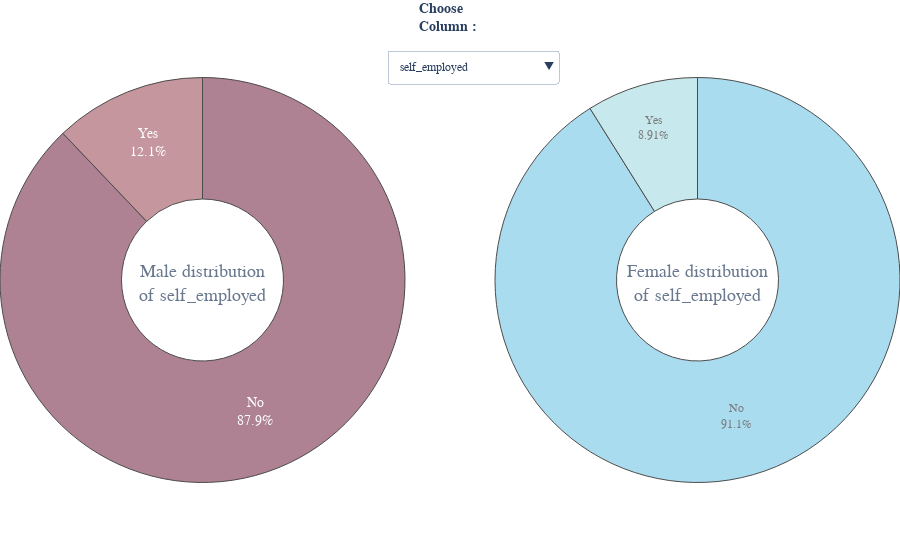

The notebook cell saved with this chart:
### Code cell
buttons = []
i = 0
vis = [False] * 21
for col in male.columns:
    vis[i] = True
    buttons.append({'label' : col,
             'method' : 'update',
             'args'   : [{'visible' : vis},
             {'title'  : col}] })
    i+=1
    vis = [False] * 21
fig = make_subplots(rows=1, cols=2,
                    specs=[[{'type':'domain'}, {'type':'domain'}]])

for col in male.columns:
    fig.add_trace(go.Pie(
             values = male[col].value_counts(),
             labels = male[col].value_counts().index,
             title = dict(text = 'Male distribution<br>of {}'.format(col),
                          font = dict(size=18, family = 'Times New Roman'),
                          ),
             hole = 0.4,
             hoverinfo='label+percent',),1,1)
for col in female.columns:
    fig.add_trace(go.Pie(
             values = female[col].value_counts(),
             labels = female[col].value_counts().index,
             title = dict(text = 'Female distribution<br>of {}'.format(col),
                          font = dict(size=18, family = 'Times New Roman'),
                          ),
             hole = 0.4,
             hoverinfo='label+percent',),1,2)
fig.update_traces(hoverinfo='label+percent',
                  textinfo='label+percent',
                  textfont_size=14,
                  opacity = 0.7,
                  showlegend = False,
                  marker = dict(colors = sns.color_palette(palette1).as_hex(),
                              line=dict(color='#000000', width=1)))
fig.update_traces(row=1, col=2, hoverinfo='label+percent',
                  textinfo='label+percent',
                  textfont_size=12,
                  opacity = 0.7,
                  showlegend = False,
                  marker = dict(colors = sns.color_palette(palette).as_hex(),
                              line=dict(color='#000000', width=1)))
fig.update_layout(margin=dict(t=0, b=0, l=0, r=0),
                  font_family   = 'Times New Roman',
                  updatemenus = [dict(
                        type = 'dropdown',
                        x = 0.62,
                        y = 0.91,
                        showactive = True,
                        active = 0,
                        buttons = buttons)],
                 annotations=[
                             dict(text = "<b>Choose<br>Column<b> : ",
                                  font = dict(size = 14),
                             showarrow=False,
                             x = 0.5, y = 1, yref = "paper", align = "left")])
for i in range(1,42):
    fig.data[i].visible = False
fig.data[21].visible = True
fig.show()

### Figure 1 — Plotly figure (JSON) as saved in the notebook; plotly's stock layout.template omitted (floating-point values rounded to 4 significant figures)
{"data": [{"domain": {"x": [0.0, 0.45], "y": [0.0, 1.0]}, "hole": 0.4, "hoverinfo": "label+percent", "labels": ["No", "Yes"], "marker": {"colors": ["#8d4c66", "#ad6b75", "#ffb6c1", "#f0b2b2", "#c1f8d8", "#d8bfd8", "#e0b0ff", "#ffb6c1", "#f0b2b2", "#f8d8c1", "#fffacd", "#d2b48c", "#d6b39f", "#c48d86"], "line": {"color": "#000000", "width": 1}}, "opacity": 0.7, "showlegend": false, "textfont": {"size": 14}, "textinfo": "label+percent", "title": {"font": {"family": "Times New Roman", "size": 18}, "text": "Male distribution<br>of self_employed"}, "type": "pie", "values": [871, 120]}, {"domain": {"x": [0.0, 0.45], "y": [0.0, 1.0]}, "hole": 0.4, "hoverinfo": "label+percent", "labels": ["No", "Yes"], "marker": {"colors": ["#8d4c66", "#ad6b75", "#ffb6c1", "#f0b2b2", "#c1f8d8", "#d8bfd8", "#e0b0ff", "#ffb6c1", "#f0b2b2", "#f8d8c1", "#fffacd", "#d2b48c", "#d6b39f", "#c48d86"], "line": {"color": "#000000", "width": 1}}, "opacity": 0.7, "showlegend": false, "textfont": {"size": 14}, "textinfo": "label+percent", "title": {"font": {"family": "Times New Roman", "size": 18}, "text": "Male distribution<br>of family_history"}, "type": "pie", "values": [643, 348], "visible": false}, {"domain": {"x": [0.0, 0.45], "y": [0.0, 1.0]}, "hole": 0.4, "hoverinfo": "label+percent", "labels": ["No", "Yes"], "marker": {"colors": ["#8d4c66", "#ad6b75", "#ffb6c1", "#f0b2b2", "#c1f8d8", "#d8bfd8", "#e0b0ff", "#ffb6c1", "#f0b2b2", "#f8d8c1", "#fffacd", "#d2b48c", "#d6b39f", "#c48d86"], "line": {"color": "#000000", "width": 1}}, "opacity": 0.7, "showlegend": false, "textfont": {"size": 14}, "textinfo": "label+percent", "title": {"font": {"family": "Times New Roman", "size": 18}, "text": "Male distribution<br>of treatment"}, "type": "pie", "values": [541, 450], "visible": false}, {"domain": {"x": [0.0, 0.45], "y": [0.0, 1.0]}, "hole": 0.4, "hoverinfo": "label+percent", "labels": ["Sometimes", "Never", "Rarely", "Often"], "marker": {"colors": ["#8d4c66", "#ad6b75", "#ffb6c1", "#f0b2b2", "#c1f8d8", "#d8bfd8", "#e0b0ff", "#ffb6c1", "#f0b2b2", "#f8d8c1", "#fffacd", "#d2b48c", "#d6b39f", "#c48d86"], "line": {"color": "#000000", "width": 1}}, "opacity": 0.7, "showlegend": false, "textfont": {"size": 14}, "textinfo": "label+percent", "title": {"font": {"family": "Times New Roman", "size": 18}, "text": "Male distribution<br>of work_interfere"}, "type": "pie", "values": [459, 225, 161, 146], "visible": false}, {"domain": {"x": [0.0, 0.45], "y": [0.0, 1.0]}, "hole": 0.4, "hoverinfo": "label+percent", "labels": ["6-25", "26-100", "More than 1000", "1-5", "100-500", "500-1000"], "marker": {"colors": ["#8d4c66", "#ad6b75", "#ffb6c1", "#f0b2b2", "#c1f8d8", "#d8bfd8", "#e0b0ff", "#ffb6c1", "#f0b2b2", "#f8d8c1", "#fffacd", "#d2b48c", "#d6b39f", "#c48d86"], "line": {"color": "#000000", "width": 1}}, "opacity": 0.7, "showlegend": false, "textfont": {"size": 14}, "textinfo": "label+percent", "title": {"font": {"family": "Times New Roman", "size": 18}, "text": "Male distribution<br>of no_employees"}, "type": "pie", "values": [249, 230, 217, 129, 128, 38], "visible": false}, {"domain": {"x": [0.0, 0.45], "y": [0.0, 1.0]}, "hole": 0.4, "hoverinfo": "label+percent", "labels": ["No", "Yes"], "marker": {"colors": ["#8d4c66", "#ad6b75", "#ffb6c1", "#f0b2b2", "#c1f8d8", "#d8bfd8", "#e0b0ff", "#ffb6c1", "#f0b2b2", "#f8d8c1", "#fffacd", "#d2b48c", "#d6b39f", "#c48d86"], "line": {"color": "#000000", "width": 1}}, "opacity": 0.7, "showlegend": false, "textfont": {"size": 14}, "textinfo": "label+percent", "title": {"font": {"family": "Times New Roman", "size": 18}, "text": "Male distribution<br>of remote_work"}, "type": "pie", "values": [693, 298], "visible": false}, {"domain": {"x": [0.0, 0.45], "y": [0.0, 1.0]}, "hole": 0.4, "hoverinfo": "label+percent", "labels": ["Yes", "No"], "marker": {"colors": ["#8d4c66", "#ad6b75", "#ffb6c1", "#f0b2b2", "#c1f8d8", "#d8bfd8", "#e0b0ff", "#ffb6c1", "#f0b2b2", "#f8d8c1", "#fffacd", "#d2b48c", "#d6b39f", "#c48d86"], "line": {"color": "#000000", "width": 1}}, "opacity": 0.7, "showlegend": false, "textfont": {"size": 14}, "textinfo": "label+percent", "title": {"font": {"family": "Times New Roman", "size": 18}, "text": "Male distribution<br>of tech_company"}, "type": "pie", "values": [827, 164], "visible": false}, {"domain": {"x": [0.0, 0.45], "y": [0.0, 1.0]}, "hole": 0.4, "hoverinfo": "label+percent", "labels": ["Yes", "Don't know", "No"], "marker": {"colors": ["#8d4c66", "#ad6b75", "#ffb6c1", "#f0b2b2", "#c1f8d8", "#d8bfd8", "#e0b0ff", "#ffb6c1", "#f0b2b2", "#f8d8c1", "#fffacd", "#d2b48c", "#d6b39f", "#c48d86"], "line": {"color": "#000000", "width": 1}}, "opacity": 0.7, "showlegend": false, "textfont": {"size": 14}, "textinfo": "label+percent", "title": {"font": {"family": "Times New Roman", "size": 18}, "text": "Male distribution<br>of benefits"}, "type": "pie", "values": [339, 332, 320], "visible": false}, {"domain": {"x": [0.0, 0.45], "y": [0.0, 1.0]}, "hole": 0.4, "hoverinfo": "label+percent", "labels": ["No", "Yes", "Not sure"], "marker": {"colors": ["#8d4c66", "#ad6b75", "#ffb6c1", "#f0b2b2", "#c1f8d8", "#d8bfd8", "#e0b0ff", "#ffb6c1", "#f0b2b2", "#f8d8c1", "#fffacd", "#d2b48c", "#d6b39f", "#c48d86"], "line": {"color": "#000000", "width": 1}}, "opacity": 0.7, "showlegend": false, "textfont": {"size": 14}, "textinfo": "label+percent", "title": {"font": {"family": "Times New Roman", "size": 18}, "text": "Male distribution<br>of care_options"}, "type": "pie", "values": [426, 322, 243], "visible": false}, {"domain": {"x": [0.0, 0.45], "y": [0.0, 1.0]}, "hole": 0.4, "hoverinfo": "label+percent", "labels": ["No", "Yes", "Don't know"], "marker": {"colors": ["#8d4c66", "#ad6b75", "#ffb6c1", "#f0b2b2", "#c1f8d8", "#d8bfd8", "#e0b0ff", "#ffb6c1", "#f0b2b2", "#f8d8c1", "#fffacd", "#d2b48c", "#d6b39f", "#c48d86"], "line": {"color": "#000000", "width": 1}}, "opacity": 0.7, "showlegend": false, "textfont": {"size": 14}, "textinfo": "label+percent", "title": {"font": {"family": "Times New Roman", "size": 18}, "text": "Male distribution<br>of wellness_program"}, "type": "pie", "values": [678, 168, 145], "visible": false}, {"domain": {"x": [0.0, 0.45], "y": [0.0, 1.0]}, "hole": 0.4, "hoverinfo": "label+percent", "labels": ["No", "Don't know", "Yes"], "marker": {"colors": ["#8d4c66", "#ad6b75", "#ffb6c1", "#f0b2b2", "#c1f8d8", "#d8bfd8", "#e0b0ff", "#ffb6c1", "#f0b2b2", "#f8d8c1", "#fffacd", "#d2b48c", "#d6b39f", "#c48d86"], "line": {"color": "#000000", "width": 1}}, "opacity": 0.7, "showlegend": false, "textfont": {"size": 14}, "textinfo": "label+percent", "title": {"font": {"family": "Times New Roman", "size": 18}, "text": "Male distribution<br>of seek_help"}, "type": "pie", "values": [518, 285, 188], "visible": false}, {"domain": {"x": [0.0, 0.45], "y": [0.0, 1.0]}, "hole": 0.4, "hoverinfo": "label+percent", "labels": ["Don't know", "Yes", "No"], "marker": {"colors": ["#8d4c66", "#ad6b75", "#ffb6c1", "#f0b2b2", "#c1f8d8", "#d8bfd8", "#e0b0ff", "#ffb6c1", "#f0b2b2", "#f8d8c1", "#fffacd", "#d2b48c", "#d6b39f", "#c48d86"], "line": {"color": "#000000", "width": 1}}, "opacity": 0.7, "showlegend": false, "textfont": {"size": 14}, "textinfo": "label+percent", "title": {"font": {"family": "Times New Roman", "size": 18}, "text": "Male distribution<br>of anonymity"}, "type": "pie", "values": [655, 288, 48], "visible": false}, {"domain": {"x": [0.0, 0.45], "y": [0.0, 1.0]}, "hole": 0.4, "hoverinfo": "label+percent", "labels": ["Don't know", "Somewhat easy", "Very easy", "Somewhat difficult", "Very difficult"], "marker": {"colors": ["#8d4c66", "#ad6b75", "#ffb6c1", "#f0b2b2", "#c1f8d8", "#d8bfd8", "#e0b0ff", "#ffb6c1", "#f0b2b2", "#f8d8c1", "#fffacd", "#d2b48c", "#d6b39f", "#c48d86"], "line": {"color": "#000000", "width": 1}}, "opacity": 0.7, "showlegend": false, "textfont": {"size": 14}, "textinfo": "label+percent", "title": {"font": {"family": "Times New Roman", "size": 18}, "text": "Male distribution<br>of leave"}, "type": "pie", "values": [442, 207, 173, 93, 76], "visible": false}, {"domain": {"x": [0.0, 0.45], "y": [0.0, 1.0]}, "hole": 0.4, "hoverinfo": "label+percent", "labels": ["No", "Maybe", "Yes"], "marker": {"colors": ["#8d4c66", "#ad6b75", "#ffb6c1", "#f0b2b2", "#c1f8d8", "#d8bfd8", "#e0b0ff", "#ffb6c1", "#f0b2b2", "#f8d8c1", "#fffacd", "#d2b48c", "#d6b39f", "#c48d86"], "line": {"color": "#000000", "width": 1}}, "opacity": 0.7, "showlegend": false, "textfont": {"size": 14}, "textinfo": "label+percent", "title": {"font": {"family": "Times New Roman", "size": 18}, "text": "Male distribution<br>of mental_health_consequence"}, "type": "pie", "values": [413, 364, 214], "visible": false}, {"domain": {"x": [0.0, 0.45], "y": [0.0, 1.0]}, "hole": 0.4, "hoverinfo": "label+percent", "labels": ["No", "Maybe", "Yes"], "marker": {"colors": ["#8d4c66", "#ad6b75", "#ffb6c1", "#f0b2b2", "#c1f8d8", "#d8bfd8", "#e0b0ff", "#ffb6c1", "#f0b2b2", "#f8d8c1", "#fffacd", "#d2b48c", "#d6b39f", "#c48d86"], "line": {"color": "#000000", "width": 1}}, "opacity": 0.7, "showlegend": false, "textfont": {"size": 14}, "textinfo": "label+percent", "title": {"font": {"family": "Times New Roman", "size": 18}, "text": "Male distribution<br>of phys_health_consequence"}, "type": "pie", "values": [751, 199, 41], "visible": false}, {"domain": {"x": [0.0, 0.45], "y": [0.0, 1.0]}, "hole": 0.4, "hoverinfo": "label+percent", "labels": ["Some of them", "No", "Yes"], "marker": {"colors": ["#8d4c66", "#ad6b75", "#ffb6c1", "#f0b2b2", "#c1f8d8", "#d8bfd8", "#e0b0ff", "#ffb6c1", "#f0b2b2", "#f8d8c1", "#fffacd", "#d2b48c", "#d6b39f", "#c48d86"], "line": {"color": "#000000", "width": 1}}, "opacity": 0.7, "showlegend": false, "textfont": {"size": 14}, "textinfo": "label+percent", "title": {"font": {"family": "Times New Roman", "size": 18}, "text": "Male distribution<br>of coworkers"}, "type": "pie", "values": [609, 197, 185], "visible": false}, {"domain": {"x": [0.0, 0.45], "y": [0.0, 1.0]}, "hole": 0.4, "hoverinfo": "label+percent", "labels": ["Yes", "No", "Some of them"], "marker": {"colors": ["#8d4c66", "#ad6b75", "#ffb6c1", "#f0b2b2", "#c1f8d8", "#d8bfd8", "#e0b0ff", "#ffb6c1", "#f0b2b2", "#f8d8c1", "#fffacd", "#d2b48c", "#d6b39f", "#c48d86"], "line": {"color": "#000000", "width": 1}}, "opacity": 0.7, "showlegend": false, "textfont": {"size": 14}, "textinfo": "label+percent", "title": {"font": {"family": "Times New Roman", "size": 18}, "text": "Male distribution<br>of supervisor"}, "type": "pie", "values": [434, 301, 256], "visible": false}, {"domain": {"x": [0.0, 0.45], "y": [0.0, 1.0]}, "hole": 0.4, "hoverinfo": "label+percent", "labels": ["No", "Maybe", "Yes"], "marker": {"colors": ["#8d4c66", "#ad6b75", "#ffb6c1", "#f0b2b2", "#c1f8d8", "#d8bfd8", "#e0b0ff", "#ffb6c1", "#f0b2b2", "#f8d8c1", "#fffacd", "#d2b48c", "#d6b39f", "#c48d86"], "line": {"color": "#000000", "width": 1}}, "opacity": 0.7, "showlegend": false, "textfont": {"size": 14}, "textinfo": "label+percent", "title": {"font": {"family": "Times New Roman", "size": 18}, "text": "Male distribution<br>of mental_health_interview"}, "type": "pie", "values": [771, 184, 36], "visible": false}, {"domain": {"x": [0.0, 0.45], "y": [0.0, 1.0]}, "hole": 0.4, "hoverinfo": "label+percent", "labels": ["Maybe", "No", "Yes"], "marker": {"colors": ["#8d4c66", "#ad6b75", "#ffb6c1", "#f0b2b2", "#c1f8d8", "#d8bfd8", "#e0b0ff", "#ffb6c1", "#f0b2b2", "#f8d8c1", "#fffacd", "#d2b48c", "#d6b39f", "#c48d86"], "line": {"color": "#000000", "width": 1}}, "opacity": 0.7, "showlegend": false, "textfont": {"size": 14}, "textinfo": "label+percent", "title": {"font": {"family": "Times New Roman", "size": 18}, "text": "Male distribution<br>of phys_health_interview"}, "type": "pie", "values": [459, 361, 171], "visible": false}, {"domain": {"x": [0.0, 0.45], "y": [0.0, 1.0]}, "hole": 0.4, "hoverinfo": "label+percent", "labels": ["Don't know", "No", "Yes"], "marker": {"colors": ["#8d4c66", "#ad6b75", "#ffb6c1", "#f0b2b2", "#c1f8d8", "#d8bfd8", "#e0b0ff", "#ffb6c1", "#f0b2b2", "#f8d8c1", "#fffacd", "#d2b48c", "#d6b39f", "#c48d86"], "line": {"color": "#000000", "width": 1}}, "opacity": 0.7, "showlegend": false, "textfont": {"size": 14}, "textinfo": "label+percent", "title": {"font": {"family": "Times New Roman", "size": 18}, "text": "Male distribution<br>of mental_vs_physical"}, "type": "pie", "values": [464, 265, 262], "visible": false}, {"domain": {"x": [0.0, 0.45], "y": [0.0, 1.0]}, "hole": 0.4, "hoverinfo": "label+percent", "labels": ["No", "Yes"], "marker": {"colors": ["#8d4c66", "#ad6b75", "#ffb6c1", "#f0b2b2", "#c1f8d8", "#d8bfd8", "#e0b0ff", "#ffb6c1", "#f0b2b2", "#f8d8c1", "#fffacd", "#d2b48c", "#d6b39f", "#c48d86"], "line": {"color": "#000000", "width": 1}}, "opacity": 0.7, "showlegend": false, "textfont": {"size": 14}, "textinfo": "label+percent", "title": {"font": {"family": "Times New Roman", "size": 18}, "text": "Male distribution<br>of obs_consequence"}, "type": "pie", "values": [862, 129], "visible": false}, {"domain": {"x": [0.55, 1.0], "y": [0.0, 1.0]}, "hole": 0.4, "hoverinfo": "label+percent", "labels": ["No", "Yes"], "marker": {"colors": ["#87ceeb", "#b0e0e6", "#c1f8c1", "#c1f8d8", "#d8bfd8", "#8d4c66", "#ffb6c1", "#f0b2b2", "#f8d8c1", "#fffacd", "#d2b48c", "#d6b39f", "#c48d86", "#ad6b75"], "line": {"color": "#000000", "width": 1}}, "opacity": 0.7, "showlegend": false, "textfont": {"size": 12}, "textinfo": "label+percent", "title": {"font": {"family": "Times New Roman", "size": 18}, "text": "Female distribution<br>of self_employed"}, "type": "pie", "values": [225, 22], "visible": true}, {"domain": {"x": [0.55, 1.0], "y": [0.0, 1.0]}, "hole": 0.4, "hoverinfo": "label+percent", "labels": ["Yes", "No"], "marker": {"colors": ["#87ceeb", "#b0e0e6", "#c1f8c1", "#c1f8d8", "#d8bfd8", "#8d4c66", "#ffb6c1", "#f0b2b2", "#f8d8c1", "#fffacd", "#d2b48c", "#d6b39f", "#c48d86", "#ad6b75"], "line": {"color": "#000000", "width": 1}}, "opacity": 0.7, "showlegend": false, "textfont": {"size": 12}, "textinfo": "label+percent", "title": {"font": {"family": "Times New Roman", "size": 18}, "text": "Female distribution<br>of family_history"}, "type": "pie", "values": [132, 115], "visible": false}, {"domain": {"x": [0.55, 1.0], "y": [0.0, 1.0]}, "hole": 0.4, "hoverinfo": "label+percent", "labels": ["Yes", "No"], "marker": {"colors": ["#87ceeb", "#b0e0e6", "#c1f8c1", "#c1f8d8", "#d8bfd8", "#8d4c66", "#ffb6c1", "#f0b2b2", "#f8d8c1", "#fffacd", "#d2b48c", "#d6b39f", "#c48d86", "#ad6b75"], "line": {"color": "#000000", "width": 1}}, "opacity": 0.7, "showlegend": false, "textfont": {"size": 12}, "textinfo": "label+percent", "title": {"font": {"family": "Times New Roman", "size": 18}, "text": "Female distribution<br>of treatment"}, "type": "pie", "values": [170, 77], "visible": false}, {"domain": {"x": [0.55, 1.0], "y": [0.0, 1.0]}, "hole": 0.4, "hoverinfo": "label+percent", "labels": ["Sometimes", "Rarely", "Often", "Never"], "marker": {"colors": ["#87ceeb", "#b0e0e6", "#c1f8c1", "#c1f8d8", "#d8bfd8", "#8d4c66", "#ffb6c1", "#f0b2b2", "#f8d8c1", "#fffacd", "#d2b48c", "#d6b39f", "#c48d86", "#ad6b75"], "line": {"color": "#000000", "width": 1}}, "opacity": 0.7, "showlegend": false, "textfont": {"size": 12}, "textinfo": "label+percent", "title": {"font": {"family": "Times New Roman", "size": 18}, "text": "Female distribution<br>of work_interfere"}, "type": "pie", "values": [122, 55, 40, 30], "visible": false}, {"domain": {"x": [0.55, 1.0], "y": [0.0, 1.0]}, "hole": 0.4, "hoverinfo": "label+percent", "labels": ["More than 1000", "26-100", "100-500", "6-25", "1-5", "500-1000"], "marker": {"colors": ["#87ceeb", "#b0e0e6", "#c1f8c1", "#c1f8d8", "#d8bfd8", "#8d4c66", "#ffb6c1", "#f0b2b2", "#f8d8c1", "#fffacd", "#d2b48c", "#d6b39f", "#c48d86", "#ad6b75"], "line": {"color": "#000000", "width": 1}}, "opacity": 0.7, "showlegend": false, "textfont": {"size": 12}, "textinfo": "label+percent", "title": {"font": {"family": "Times New Roman", "size": 18}, "text": "Female distribution<br>of no_employees"}, "type": "pie", "values": [59, 53, 45, 39, 29, 22], "visible": false}, {"domain": {"x": [0.55, 1.0], "y": [0.0, 1.0]}, "hole": 0.4, "hoverinfo": "label+percent", "labels": ["No", "Yes"], "marker": {"colors": ["#87ceeb", "#b0e0e6", "#c1f8c1", "#c1f8d8", "#d8bfd8", "#8d4c66", "#ffb6c1", "#f0b2b2", "#f8d8c1", "#fffacd", "#d2b48c", "#d6b39f", "#c48d86", "#ad6b75"], "line": {"color": "#000000", "width": 1}}, "opacity": 0.7, "showlegend": false, "textfont": {"size": 12}, "textinfo": "label+percent", "title": {"font": {"family": "Times New Roman", "size": 18}, "text": "Female distribution<br>of remote_work"}, "type": "pie", "values": [175, 72], "visible": false}, {"domain": {"x": [0.55, 1.0], "y": [0.0, 1.0]}, "hole": 0.4, "hoverinfo": "label+percent", "labels": ["Yes", "No"], "marker": {"colors": ["#87ceeb", "#b0e0e6", "#c1f8c1", "#c1f8d8", "#d8bfd8", "#8d4c66", "#ffb6c1", "#f0b2b2", "#f8d8c1", "#fffacd", "#d2b48c", "#d6b39f", "#c48d86", "#ad6b75"], "line": {"color": "#000000", "width": 1}}, "opacity": 0.7, "showlegend": false, "textfont": {"size": 12}, "textinfo": "label+percent", "title": {"font": {"family": "Times New Roman", "size": 18}, "text": "Female distribution<br>of tech_company"}, "type": "pie", "values": [188, 59], "visible": false}, {"domain": {"x": [0.55, 1.0], "y": [0.0, 1.0]}, "hole": 0.4, "hoverinfo": "label+percent", "labels": ["Yes", "Don't know", "No"], "marker": {"colors": ["#87ceeb", "#b0e0e6", "#c1f8c1", "#c1f8d8", "#d8bfd8", "#8d4c66", "#ffb6c1", "#f0b2b2", "#f8d8c1", "#fffacd", "#d2b48c", "#d6b39f", "#c48d86", "#ad6b75"], "line": {"color": "#000000", "width": 1}}, "opacity": 0.7, "showlegend": false, "textfont": {"size": 12}, "textinfo": "label+percent", "title": {"font": {"family": "Times New Roman", "size": 18}, "text": "Female distribution<br>of benefits"}, "type": "pie", "values": [128, 71, 48], "visible": false}, {"domain": {"x": [0.55, 1.0], "y": [0.0, 1.0]}, "hole": 0.4, "hoverinfo": "label+percent", "labels": ["Yes", "No", "Not sure"], "marker": {"colors": ["#87ceeb", "#b0e0e6", "#c1f8c1", "#c1f8d8", "#d8bfd8", "#8d4c66", "#ffb6c1", "#f0b2b2", "#f8d8c1", "#fffacd", "#d2b48c", "#d6b39f", "#c48d86", "#ad6b75"], "line": {"color": "#000000", "width": 1}}, "opacity": 0.7, "showlegend": false, "textfont": {"size": 12}, "textinfo": "label+percent", "title": {"font": {"family": "Times New Roman", "size": 18}, "text": "Female distribution<br>of care_options"}, "type": "pie", "values": [109, 72, 66], "visible": false}, {"domain": {"x": [0.55, 1.0], "y": [0.0, 1.0]}, "hole": 0.4, "hoverinfo": "label+percent", "labels": ["No", "Yes", "Don't know"], "marker": {"colors": ["#87ceeb", "#b0e0e6", "#c1f8c1", "#c1f8d8", "#d8bfd8", "#8d4c66", "#ffb6c1", "#f0b2b2", "#f8d8c1", "#fffacd", "#d2b48c", "#d6b39f", "#c48d86", "#ad6b75"], "line": {"color": "#000000", "width": 1}}, "opacity": 0.7, "showlegend": false, "textfont": {"size": 12}, "textinfo": "label+percent", "title": {"font": {"family": "Times New Roman", "size": 18}, "text": "Female distribution<br>of wellness_program"}, "type": "pie", "values": [151, 54, 42], "visible": false}, {"domain": {"x": [0.55, 1.0], "y": [0.0, 1.0]}, "hole": 0.4, "hoverinfo": "label+percent", "labels": ["No", "Don't know", "Yes"], "marker": {"colors": ["#87ceeb", "#b0e0e6", "#c1f8c1", "#c1f8d8", "#d8bfd8", "#8d4c66", "#ffb6c1", "#f0b2b2", "#f8d8c1", "#fffacd", "#d2b48c", "#d6b39f", "#c48d86", "#ad6b75"], "line": {"color": "#000000", "width": 1}}, "opacity": 0.7, "showlegend": false, "textfont": {"size": 12}, "textinfo": "label+percent", "title": {"font": {"family": "Times New Roman", "size": 18}, "text": "Female distribution<br>of seek_help"}, "type": "pie", "values": [115, 75, 57], "visible": false}, {"domain": {"x": [0.55, 1.0], "y": [0.0, 1.0]}, "hole": 0.4, "hoverinfo": "label+percent", "labels": ["Don't know", "Yes", "No"], "marker": {"colors": ["#87ceeb", "#b0e0e6", "#c1f8c1", "#c1f8d8", "#d8bfd8", "#8d4c66", "#ffb6c1", "#f0b2b2", "#f8d8c1", "#fffacd", "#d2b48c", "#d6b39f", "#c48d86", "#ad6b75"], "line": {"color": "#000000", "width": 1}}, "opacity": 0.7, "showlegend": false, "textfont": {"size": 12}, "textinfo": "label+percent", "title": {"font": {"family": "Times New Roman", "size": 18}, "text": "Female distribution<br>of anonymity"}, "type": "pie", "values": [153, 78, 16], "visible": false}, {"domain": {"x": [0.55, 1.0], "y": [0.0, 1.0]}, "hole": 0.4, "hoverinfo": "label+percent", "labels": ["Don't know", "Somewhat easy", "Very easy", "Somewhat difficult", "Very difficult"], "marker": {"colors": ["#87ceeb", "#b0e0e6", "#c1f8c1", "#c1f8d8", "#d8bfd8", "#8d4c66", "#ffb6c1", "#f0b2b2", "#f8d8c1", "#fffacd", "#d2b48c", "#d6b39f", "#c48d86", "#ad6b75"], "line": {"color": "#000000", "width": 1}}, "opacity": 0.7, "showlegend": false, "textfont": {"size": 12}, "textinfo": "label+percent", "title": {"font": {"family": "Times New Roman", "size": 18}, "text": "Female distribution<br>of leave"}, "type": "pie", "values": [115, 56, 30, 27, 19], "visible": false}, {"domain": {"x": [0.55, 1.0], "y": [0.0, 1.0]}, "hole": 0.4, "hoverinfo": "label+percent", "labels": ["Maybe", "No", "Yes"], "marker": {"colors": ["#87ceeb", "#b0e0e6", "#c1f8c1", "#c1f8d8", "#d8bfd8", "#8d4c66", "#ffb6c1", "#f0b2b2", "#f8d8c1", "#fffacd", "#d2b48c", "#d6b39f", "#c48d86", "#ad6b75"], "line": {"color": "#000000", "width": 1}}, "opacity": 0.7, "showlegend": false, "textfont": {"size": 12}, "textinfo": "label+percent", "title": {"font": {"family": "Times New Roman", "size": 18}, "text": "Female distribution<br>of mental_health_consequence"}, "type": "pie", "values": [108, 73, 66], "visible": false}, {"domain": {"x": [0.55, 1.0], "y": [0.0, 1.0]}, "hole": 0.4, "hoverinfo": "label+percent", "labels": ["No", "Maybe", "Yes"], "marker": {"colors": ["#87ceeb", "#b0e0e6", "#c1f8c1", "#c1f8d8", "#d8bfd8", "#8d4c66", "#ffb6c1", "#f0b2b2", "#f8d8c1", "#fffacd", "#d2b48c", "#d6b39f", "#c48d86", "#ad6b75"], "line": {"color": "#000000", "width": 1}}, "opacity": 0.7, "showlegend": false, "textfont": {"size": 12}, "textinfo": "label+percent", "title": {"font": {"family": "Times New Roman", "size": 18}, "text": "Female distribution<br>of phys_health_consequence"}, "type": "pie", "values": [164, 67, 16], "visible": false}, {"domain": {"x": [0.55, 1.0], "y": [0.0, 1.0]}, "hole": 0.4, "hoverinfo": "label+percent", "labels": ["Some of them", "No", "Yes"], "marker": {"colors": ["#87ceeb", "#b0e0e6", "#c1f8c1", "#c1f8d8", "#d8bfd8", "#8d4c66", "#ffb6c1", "#f0b2b2", "#f8d8c1", "#fffacd", "#d2b48c", "#d6b39f", "#c48d86", "#ad6b75"], "line": {"color": "#000000", "width": 1}}, "opacity": 0.7, "showlegend": false, "textfont": {"size": 12}, "textinfo": "label+percent", "title": {"font": {"family": "Times New Roman", "size": 18}, "text": "Female distribution<br>of coworkers"}, "type": "pie", "values": [155, 58, 34], "visible": false}, {"domain": {"x": [0.55, 1.0], "y": [0.0, 1.0]}, "hole": 0.4, "hoverinfo": "label+percent", "labels": ["No", "Some of them", "Yes"], "marker": {"colors": ["#87ceeb", "#b0e0e6", "#c1f8c1", "#c1f8d8", "#d8bfd8", "#8d4c66", "#ffb6c1", "#f0b2b2", "#f8d8c1", "#fffacd", "#d2b48c", "#d6b39f", "#c48d86", "#ad6b75"], "line": {"color": "#000000", "width": 1}}, "opacity": 0.7, "showlegend": false, "textfont": {"size": 12}, "textinfo": "label+percent", "title": {"font": {"family": "Times New Roman", "size": 18}, "text": "Female distribution<br>of supervisor"}, "type": "pie", "values": [86, 85, 76], "visible": false}, {"domain": {"x": [0.55, 1.0], "y": [0.0, 1.0]}, "hole": 0.4, "hoverinfo": "label+percent", "labels": ["No", "Maybe", "Yes"], "marker": {"colors": ["#87ceeb", "#b0e0e6", "#c1f8c1", "#c1f8d8", "#d8bfd8", "#8d4c66", "#ffb6c1", "#f0b2b2", "#f8d8c1", "#fffacd", "#d2b48c", "#d6b39f", "#c48d86", "#ad6b75"], "line": {"color": "#000000", "width": 1}}, "opacity": 0.7, "showlegend": false, "textfont": {"size": 12}, "textinfo": "label+percent", "title": {"font": {"family": "Times New Roman", "size": 18}, "text": "Female distribution<br>of mental_health_interview"}, "type": "pie", "values": [224, 21, 2], "visible": false}, {"domain": {"x": [0.55, 1.0], "y": [0.0, 1.0]}, "hole": 0.4, "hoverinfo": "label+percent", "labels": ["No", "Maybe", "Yes"], "marker": {"colors": ["#87ceeb", "#b0e0e6", "#c1f8c1", "#c1f8d8", "#d8bfd8", "#8d4c66", "#ffb6c1", "#f0b2b2", "#f8d8c1", "#fffacd", "#d2b48c", "#d6b39f", "#c48d86", "#ad6b75"], "line": {"color": "#000000", "width": 1}}, "opacity": 0.7, "showlegend": false, "textfont": {"size": 12}, "textinfo": "label+percent", "title": {"font": {"family": "Times New Roman", "size": 18}, "text": "Female distribution<br>of phys_health_interview"}, "type": "pie", "values": [131, 90, 26], "visible": false}, {"domain": {"x": [0.55, 1.0], "y": [0.0, 1.0]}, "hole": 0.4, "hoverinfo": "label+percent", "labels": ["Don't know", "Yes", "No"], "marker": {"colors": ["#87ceeb", "#b0e0e6", "#c1f8c1", "#c1f8d8", "#d8bfd8", "#8d4c66", "#ffb6c1", "#f0b2b2", "#f8d8c1", "#fffacd", "#d2b48c", "#d6b39f", "#c48d86", "#ad6b75"], "line": {"color": "#000000", "width": 1}}, "opacity": 0.7, "showlegend": false, "textfont": {"size": 12}, "textinfo": "label+percent", "title": {"font": {"family": "Times New Roman", "size": 18}, "text": "Female distribution<br>of mental_vs_physical"}, "type": "pie", "values": [109, 73, 65], "visible": false}, {"domain": {"x": [0.55, 1.0], "y": [0.0, 1.0]}, "hole": 0.4, "hoverinfo": "label+percent", "labels": ["No", "Yes"], "marker": {"colors": ["#87ceeb", "#b0e0e6", "#c1f8c1", "#c1f8d8", "#d8bfd8", "#8d4c66", "#ffb6c1", "#f0b2b2", "#f8d8c1", "#fffacd", "#d2b48c", "#d6b39f", "#c48d86", "#ad6b75"], "line": {"color": "#000000", "width": 1}}, "opacity": 0.7, "showlegend": false, "textfont": {"size": 12}, "textinfo": "label+percent", "title": {"font": {"family": "Times New Roman", "size": 18}, "text": "Female distribution<br>of obs_consequence"}, "type": "pie", "values": [200, 47], "visible": false}], "layout": {"annotations": [{"align": "left", "font": {"size": 14}, "showarrow": false, "text": "<b>Choose<br>Column<b> : ", "x": 0.5, "y": 1, "yref": "paper"}], "font": {"family": "Times New Roman"}, "margin": {"b": 0, "l": 0, "r": 0, "t": 0}, "updatemenus": [{"active": 0, "buttons": [{"args": [{"visible": [true, false, false, false, false, false, false, false, false, false, false, false, false, false, false, false, false, false, false, false, false]}, {"title": "self_employed"}], "label": "self_employed", "method": "update"}, {"args": [{"visible": [false, true, false, false, false, false, false, false, false, false, false, false, false, false, false, false, false, false, false, false, false]}, {"title": "family_history"}], "label": "family_history", "method": "update"}, {"args": [{"visible": [false, false, true, false, false, false, false, false, false, false, false, false, false, false, false, false, false, false, false, false, false]}, {"title": "treatment"}], "label": "treatment", "method": "update"}, {"args": [{"visible": [false, false, false, true, false, false, false, false, false, false, false, false, false, false, false, false, false, false, false, false, false]}, {"title": "work_interfere"}], "label": "work_interfere", "method": "update"}, {"args": [{"visible": [false, false, false, false, true, false, false, false, false, false, false, false, false, false, false, false, false, false, false, false, false]}, {"title": "no_employees"}], "label": "no_employees", "method": "update"}, {"args": [{"visible": [false, false, false, false, false, true, false, false, false, false, false, false, false, false, false, false, false, false, false, false, false]}, {"title": "remote_work"}], "label": "remote_work", "method": "update"}, {"args": [{"visible": [false, false, false, false, false, false, true, false, false, false, false, false, false, false, false, false, false, false, false, false, false]}, {"title": "tech_company"}], "label": "tech_company", "method": "update"}, {"args": [{"visible": [false, false, false, false, false, false, false, true, false, false, false, false, false, false, false, false, false, false, false, false, false]}, {"title": "benefits"}], "label": "benefits", "method": "update"}, {"args": [{"visible": [false, false, false, false, false, false, false, false, true, false, false, false, false, false, false, false, false, false, false, false, false]}, {"title": "care_options"}], "label": "care_options", "method": "update"}, {"args": [{"visible": [false, false, false, false, false, false, false, false, false, true, false, false, false, false, false, false, false, false, false, false, false]}, {"title": "wellness_program"}], "label": "wellness_program", "method": "update"}, {"args": [{"visible": [false, false, false, false, false, false, false, false, false, false, true, false, false, false, false, false, false, false, false, false, false]}, {"title": "seek_help"}], "label": "seek_help", "method": "update"}, {"args": [{"visible": [false, false, false, false, false, false, false, false, false, false, false, true, false, false, false, false, false, false, false, false, false]}, {"title": "anonymity"}], "label": "anonymity", "method": "update"}, {"args": [{"visible": [false, false, false, false, false, false, false, false, false, false, false, false, true, false, false, false, false, false, false, false, false]}, {"title": "leave"}], "label": "leave", "method": "update"}, {"args": [{"visible": [false, false, false, false, false, false, false, false, false, false, false, false, false, true, false, false, false, false, false, false, false]}, {"title": "mental_health_consequence"}], "label": "mental_health_consequence", "method": "update"}, {"args": [{"visible": [false, false, false, false, false, false, false, false, false, false, false, false, false, false, true, false, false, false, false, false, false]}, {"title": "phys_health_consequence"}], "label": "phys_health_consequence", "method": "update"}, {"args": [{"visible": [false, false, false, false, false, false, false, false, false, false, false, false, false, false, false, true, false, false, false, false, false]}, {"title": "coworkers"}], "label": "coworkers", "method": "update"}, {"args": [{"visible": [false, false, false, false, false, false, false, false, false, false, false, false, false, false, false, false, true, false, false, false, false]}, {"title": "supervisor"}], "label": "supervisor", "method": "update"}, {"args": [{"visible": [false, false, false, false, false, false, false, false, false, false, false, false, false, false, false, false, false, true, false, false, false]}, {"title": "mental_health_interview"}], "label": "mental_health_interview", "method": "update"}, {"args": [{"visible": [false, false, false, false, false, false, false, false, false, false, false, false, false, false, false, false, false, false, true, false, false]}, {"title": "phys_health_interview"}], "label": "phys_health_interview", "method": "update"}, {"args": [{"visible": [false, false, false, false, false, false, false, false, false, false, false, false, false, false, false, false, false, false, false, true, false]}, {"title": "mental_vs_physical"}], "label": "mental_vs_physical", "method": "update"}, {"args": [{"visible": [false, false, false, false, false, false, false, false, false, false, false, false, false, false, false, false, false, false, false, false, true]}, {"title": "obs_consequence"}], "label": "obs_consequence", "method": "update"}], "showactive": true, "type": "dropdown", "x": 0.62, "y": 0.91}]}}
